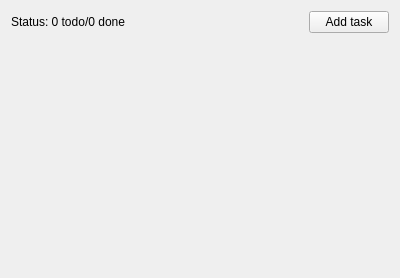
<?xml version="1.0" encoding="UTF-8"?>
<ui version="4.0">
 <class>MainWindow</class>
 <widget class="QMainWindow" name="MainWindow">
  <property name="geometry">
   <rect>
    <x>0</x>
    <y>0</y>
    <width>400</width>
    <height>278</height>
   </rect>
  </property>
  <property name="windowTitle">
   <string>Todo</string>
  </property>
  <widget class="QWidget" name="centralWidget">
   <layout class="QVBoxLayout" name="verticalLayout">
    <item>
     <layout class="QHBoxLayout" name="horizontalLayout">
      <item>
       <widget class="QLabel" name="statusLabel">
        <property name="text">
         <string>Status: 0 todo/0 done</string>
        </property>
       </widget>
      </item>
      <item>
       <spacer name="horizontalSpacer">
        <property name="orientation">
         <enum>Qt::Horizontal</enum>
        </property>
        <property name="sizeHint" stdset="0">
         <size>
          <width>40</width>
          <height>20</height>
         </size>
        </property>
       </spacer>
      </item>
      <item>
       <widget class="QPushButton" name="addTaskButton">
        <property name="text">
         <string>Add task</string>
        </property>
       </widget>
      </item>
     </layout>
    </item>
    <item>
     <layout class="QVBoxLayout" name="tasksLayout"/>
    </item>
    <item>
     <spacer name="verticalSpacer">
      <property name="orientation">
       <enum>Qt::Vertical</enum>
      </property>
      <property name="sizeHint" stdset="0">
       <size>
        <width>20</width>
        <height>40</height>
       </size>
      </property>
     </spacer>
    </item>
   </layout>
  </widget>
 </widget>
 <layoutdefault spacing="6" margin="11"/>
 <resources/>
 <connections/>
</ui>
